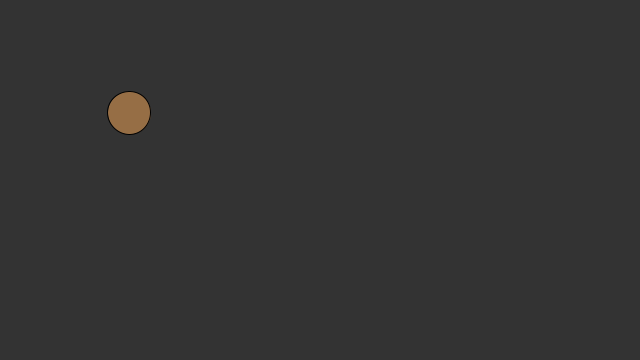
Frame 1 (no input)
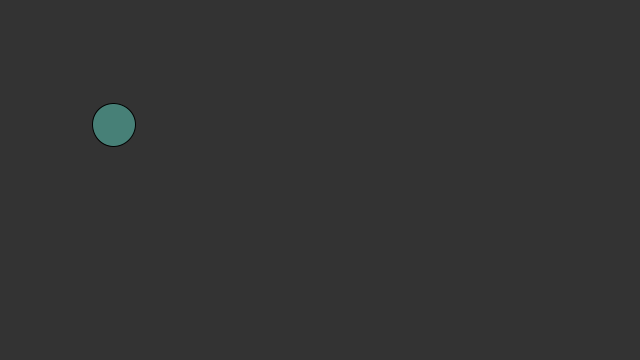
Frame 60 (the mouse pressed at the canvas centre just before this capture)
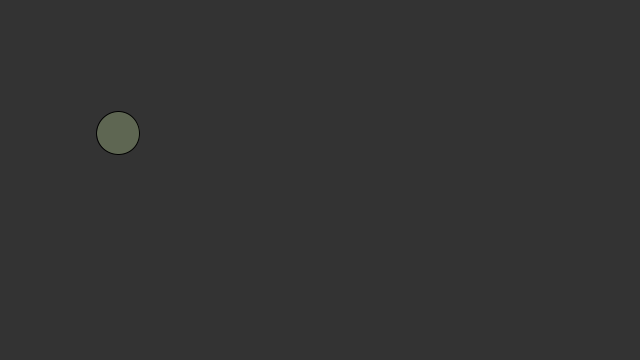
Frame 120 (the mouse held since frame 60 and released just before this capture)

The Processing sketch that drew these frames (run headless with seeded random() and noise(); from frame 60 on, the mouse is pressed at the canvas centre):

// Processing sketch: perlin_noise_balls
// ── perlin_noise_balls.pde
void setup() {
    size(640, 360); 
}

void draw() {
    background(51); 
    fill(255, 204);
    
    float startingY = 100;
    float startingX = 100;
    
    float animationSpeed = 0.05;
    
    // compute the current position with a random offset
    float randomX = noise(frameCount * animationSpeed);
    // to get a different number for the y coordinate we need to have a different input. thats why we add some number
    float randomY = noise(frameCount * animationSpeed + 42); 
    
    float currentX = startingX + randomX * 50;
    float currentY = startingY + randomY * 50;
    
    // set the color randomly
    float randomRed = noise(frameCount * animationSpeed);
    float randomGreen = noise(frameCount * animationSpeed + 123); // the numbers that we add don't matter. we just add something so its different from the others
    float randomBlue = noise(frameCount * animationSpeed + 32343);
    
    fill(randomRed * 255, randomGreen * 255, randomBlue * 255, 255);
    
    float ballRadius = 43;
    circle(currentX, currentY, ballRadius);
}
